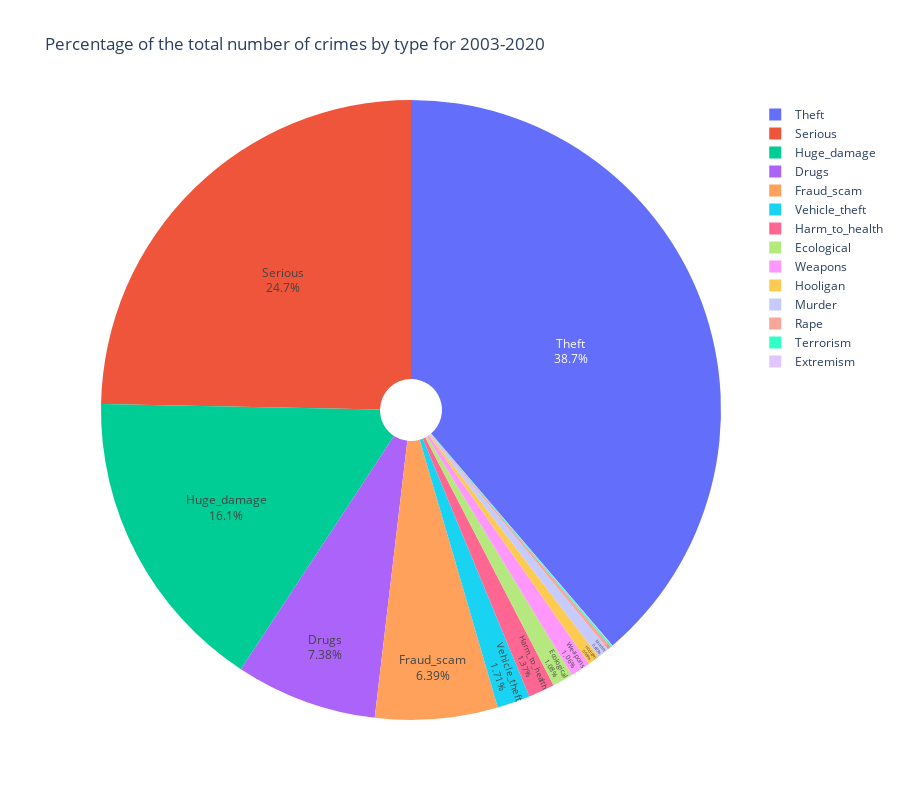

Source (notebook cell):
### Markdown cell above
### Cool plots with detailed overview (powered by plotly)

### Code cell
serious_crimes = df[df.columns[2:]].sum()
column_names = list(df)[2:]

fig = px.pie(df,
             values=serious_crimes, names=column_names,
             title='Percentage of the total number of crimes by type for 2003-2020',
             height=800, hole=0.1
            ).update_traces(textposition="inside", textinfo="percent+label")
fig.show()

### Figure 1 — Plotly figure (JSON) as saved in the notebook; plotly's stock layout.template omitted (floating-point values rounded to 4 significant figures)
{"data": [{"domain": {"x": [0, 1], "y": [0, 1]}, "hole": 0.1, "hovertemplate": "label=%{label}<br>value=%{value}<extra></extra>", "labels": ["Serious", "Huge_damage", "Ecological", "Terrorism", "Extremism", "Murder", "Harm_to_health", "Rape", "Theft", "Vehicle_theft", "Fraud_scam", "Hooligan", "Drugs", "Weapons"], "legendgroup": "", "name": "", "showlegend": true, "textinfo": "percent+label", "textposition": "inside", "type": "pie", "values": [12109040, 7872418, 531455, 40557, 12192, 297537, 671585, 95034, 18992750, 840790, 3131956, 298818, 3617093, 517629]}], "layout": {"height": 800, "legend": {"tracegroupgap": 0}, "title": {"text": "Percentage of the total number of crimes by type for 2003-2020"}}}
